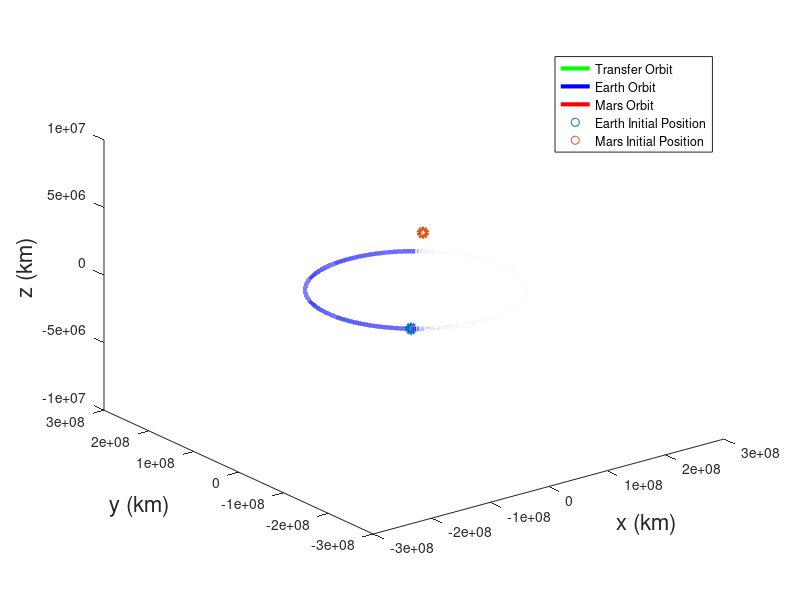

Source code (MATLAB):
%% Problem 5
function main
close all
clear all
departureDelay = 10 ; % [days]
mu = 1.327124e11; % Sun Gravitational parameter (km^3/s^2) 
Re  = 6378;
% Departure data
R0   = 1e8*[-1.132435294297716  -0.995058041957731   0.000049491722571]'; % Earth May 2, 2018
VE0  = [19.177994958478273 -22.489431572900006   0.000732470689783]';     % Earth velocity at departure
JD0  = 2.4582405e6; % Julian date of departure

if departureDelay > 0
X0 = [R0; VE0];
tspan    = 0:600:24*3600*departureDelay;
options  = odeset('AbsTol',1e-8,'RelTol',1e-9);
[Tp, Xp] = ode45(@(t,X) satdyn(t,X),tspan,X0, options);
R0 = Xp(end,1:3)';
VE0 = Xp(end,4:6)';
JD0 = JD0 + departureDelay;
end

% Arrival data
Rf1  = 1e8*[1.433197554726618   1.669283013110051  -0.000214501948468]';  % Mars Jan 15, 2019
VM1  = [-17.461633983252142  17.849763278562293   0.802958937672343]'; 
JD1  = 2.4584985e6; % Julian date of arrival

Ri     = R0;
Rf     = Rf1;
JDf    = JD1; 
VEarth = VE0(:);
VMars  = VM1(:);

TOFdays = JD1 - JD0;

TOF = (TOFdays)*3600*24; % convert days into TOF in sec

[p, Vi, Vf, f, g, fd, gd] = lambert(mu, Ri, Rf, TOF);

totalDeltaV = norm(Vi(:) - VEarth(:)) + norm(Vf(:) - VMars(:))


X0 = [Ri; Vi];
tspan    = 0:600:TOF;
options  = odeset('AbsTol',1e-8,'RelTol',1e-9);
[Tp, Xp] = ode45(@(t,X) satdyn(t,X),tspan,X0, options);
timeVec = Tp;

figure(1); % 3D Position
plot3(Xp(:,1), Xp(:,2), Xp(:,3),'g-','linewidth',3); 
xlabel('x (km)','fontsize',16);ylabel('y (km)','fontsize',16); 
zlabel('z (km)','fontsize',16); 
hold on;



X0 = [Ri; VEarth];
tspan    = 0:600:TOF*2;
options  = odeset('AbsTol',1e-8,'RelTol',1e-9);
[TpE, XpE] = ode45(@(t,X) satdyn(t,X),tspan,X0, options);
timeVec = TpE;
plot3(XpE(:,1), XpE(:,2), XpE(:,3),'b-','linewidth',3); 
hold on

X0 = [Rf; VMars];
tspan    = 0:600:TOF*4;
options  = odeset('AbsTol',1e-8,'RelTol',1e-9);
[TpM, XpM] = ode45(@(t,X) satdyn(t,X),tspan,X0, options);
timeVec = TpM;
plot3(XpM(:,1), XpM(:,2), XpM(:,3),'r-','linewidth',3); 

% set(gca,'fontsize',14)
% [XS, YS, ZS] = sphere(30); % plot the Earth using Matlab sphere command
% surf(XS*Re, YS*Re, ZS*Re);
% axis equal

scatter3(XpE(1,1), XpE(1,2), XpE(1,3),'b*','linewidth',3); 
scatter3(XpM(1,1), XpM(1,2), XpM(1,3),'r*','linewidth',3); 

legend('Transfer Orbit', 'Earth Orbit', 'Mars Orbit', 'Earth Initial Position', 'Mars Initial Position');
% hold off
return






% Brute force solver for Lambert problem - written by ilya@umich.edu
function [p, Vi, Vf, f, g, fd, gd] = lambert(mu, Ri, Rf, TOF)
global A muG t ri rf
muG = mu;
t  = TOF;
ri  = norm(Ri); rf = norm(Rf);
q   = dot([0;0;1],cross(Ri,Rf));
phi = acos(dot(Ri,Rf)/(ri*rf)); 
if (q < 0),
    phi=2*pi - phi;
end
A = sqrt(ri*rf/(1-cos(phi)))*sin(phi);
z = bisection(@Fnon, 0.001, 20);
[res, x, y] = Fnon(z);
p = ri*rf*(1 - cos(phi))/y;
f = 1 - y/ri;
g = A*sqrt(y/mu);
gd = 1      - y/rf;
fd = (f*gd  - 1)/g;
Vi = (Rf    - f*Ri)/g;
Vf = (gd*Rf - Ri)/g; 
return;

function [res,x,y] = Fnon(z)
global A muG t ri rf 
[C, S] = stumpff(z,20);
c3 = S; c2 = 0; c1 = A*sqrt(C); c0 = -sqrt(muG)*t;
roots_all  = roots([c3,c2,c1,c0]);
x = roots_all(find(abs(imag(roots_all))<1e-6));
y = C*x^2;
zout = (1- ( sqrt(C)*(ri + rf - y)/A  ))/S;
res = z - zout;
return;

function [C,S]=stumpff(z, n)
C = 0.5;
S = 1/6;
for i=1:1:n,
    C=C+(-1)^i*z^i/factorial(2*(i+1));
    S=S+(-1)^i*z^i/factorial(2*i+3);
end;

return

function p = bisection(f,a,b)
if f(a)*f(b)>0
    disp('No Solution Found: Pick different interval [a,b]')
else
    p = (a + b)/2;
    err = abs(f(p));
    while err > 1e-12
        if f(a)*f(p)<0
            b = p;
        else
            a = p;
        end
        p = (a + b)/2;
        err = abs(f(p));
    end
end
return

function Xdot = satdyn(t,X)
 
mu = 1.327124e11;        % gravitational constant for Earth (km^3/s^2) 
r  = X(1:3);          % position vector (km)
v  = X(4:6);          % velocity vector (km/sec) 
rn = norm(r);
Xdot(1:3)  = v;
Xdot(4:6)  = -mu/rn^3*r ; 
Xdot       = Xdot(:); % convert to vector column format
 
return;